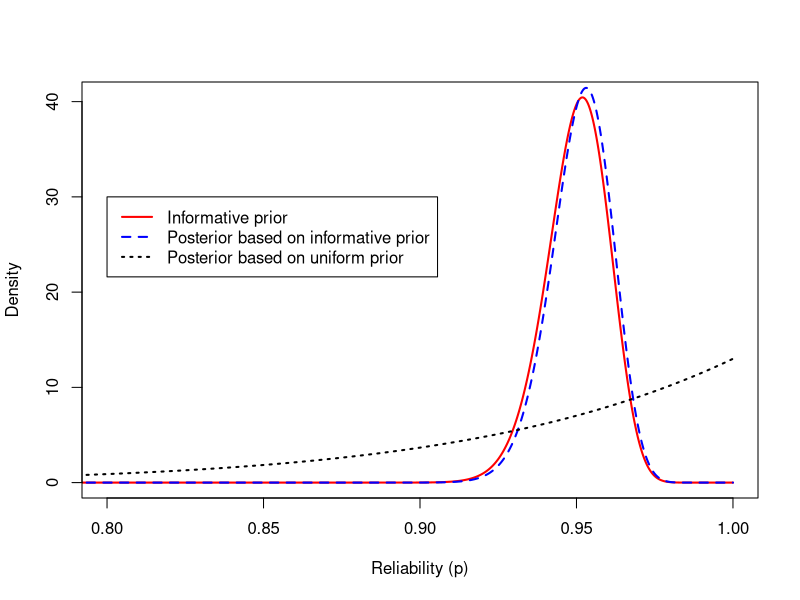

Source code (R):
# Create density plots of reliability Beta prior and posteriors 

# jpeg("Fig8.1_Beta_density_plots.jpeg", width = 8, height = 4, units = 'in', res = 1800)  # save the plot as jpeg format
p <- seq(0,1,length=10001)
plot(p, dbeta(p,450.3,23.7),type="l",ylab="Density",xlab="Reliability (p)",lty=1,lwd=2,col="red", xlim=c(0.8,1)) # plot reliability informative prior

lines(p,dbeta(p,462.3,23.7),lty=2,lwd=2,col="blue") # add reliability posterior based on informative prior 
lines(p,dbeta(p,13,1),lty=3,lwd=2,col="black") # reliability posterior based on uniform prior 

# add legend
legend(.8,30,c("Informative prior","Posterior based on informative prior", "Posterior based on uniform prior"),lty=c(1,2,3),lwd=c(2,2,2),col=c("red","blue", "black")) 
# dev.off()
